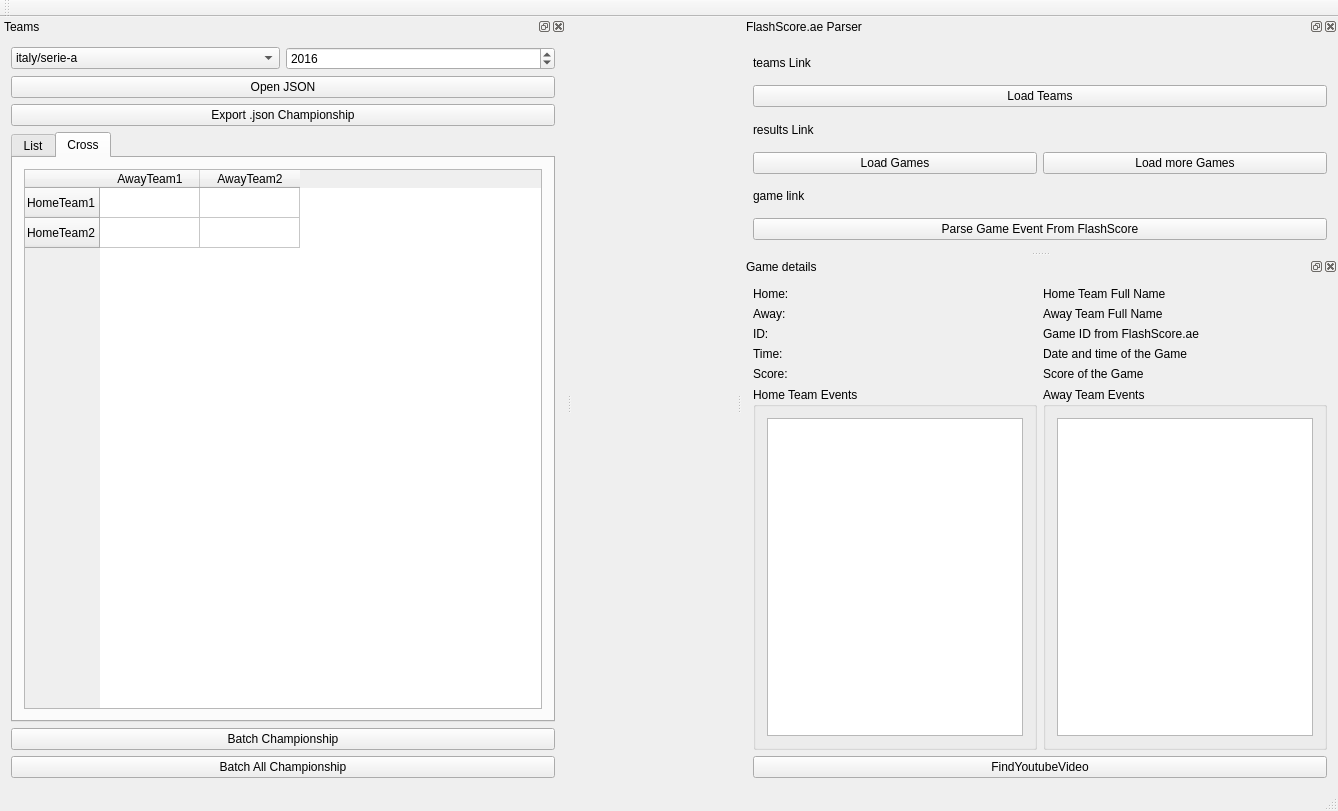
<?xml version="1.0" encoding="UTF-8"?>
<ui version="4.0">
 <class>MainWindow</class>
 <widget class="QMainWindow" name="MainWindow">
  <property name="geometry">
   <rect>
    <x>0</x>
    <y>0</y>
    <width>1338</width>
    <height>811</height>
   </rect>
  </property>
  <property name="windowTitle">
   <string>MainWindow</string>
  </property>
  <widget class="QWidget" name="centralWidget">
   <layout class="QGridLayout" name="gridLayout_3"/>
  </widget>
  <widget class="QMenuBar" name="menuBar">
   <property name="geometry">
    <rect>
     <x>0</x>
     <y>0</y>
     <width>1338</width>
     <height>25</height>
    </rect>
   </property>
  </widget>
  <widget class="QToolBar" name="mainToolBar">
   <attribute name="toolBarArea">
    <enum>TopToolBarArea</enum>
   </attribute>
   <attribute name="toolBarBreak">
    <bool>false</bool>
   </attribute>
  </widget>
  <widget class="QStatusBar" name="statusBar"/>
  <widget class="QDockWidget" name="dockWidget_Teams">
   <property name="enabled">
    <bool>true</bool>
   </property>
   <property name="windowTitle">
    <string>Teams</string>
   </property>
   <attribute name="dockWidgetArea">
    <number>1</number>
   </attribute>
   <widget class="QWidget" name="dockWidgetContents">
    <layout class="QGridLayout" name="gridLayout">
     <item row="5" column="1">
      <widget class="QPushButton" name="pushButton_BatchChampionship">
       <property name="text">
        <string>Batch Championship</string>
       </property>
      </widget>
     </item>
     <item row="2" column="1">
      <widget class="QPushButton" name="pushButton_OpenJSON">
       <property name="text">
        <string>Open JSON</string>
       </property>
      </widget>
     </item>
     <item row="4" column="1">
      <widget class="QTabWidget" name="tabWidget">
       <property name="enabled">
        <bool>true</bool>
       </property>
       <property name="currentIndex">
        <number>1</number>
       </property>
       <widget class="QWidget" name="tab">
        <attribute name="title">
         <string>List</string>
        </attribute>
        <layout class="QGridLayout" name="gridLayout_4">
         <item row="0" column="0">
          <widget class="QLabel" name="label">
           <property name="text">
            <string>Home</string>
           </property>
          </widget>
         </item>
         <item row="0" column="1">
          <widget class="QLabel" name="label_2">
           <property name="text">
            <string>Away</string>
           </property>
          </widget>
         </item>
         <item row="1" column="0">
          <widget class="QListWidget" name="listWidget_HomeTeams"/>
         </item>
         <item row="1" column="1">
          <widget class="QListWidget" name="listWidget_AwayTeams"/>
         </item>
        </layout>
       </widget>
       <widget class="QWidget" name="tab_2">
        <property name="enabled">
         <bool>true</bool>
        </property>
        <attribute name="title">
         <string>Cross</string>
        </attribute>
        <layout class="QGridLayout" name="gridLayout_5">
         <item row="0" column="0">
          <widget class="QTableWidget" name="tableWidget_Season">
           <row>
            <property name="text">
             <string>HomeTeam1</string>
            </property>
           </row>
           <row>
            <property name="text">
             <string>HomeTeam2</string>
            </property>
           </row>
           <column>
            <property name="text">
             <string>AwayTeam1</string>
            </property>
           </column>
           <column>
            <property name="text">
             <string>AwayTeam2</string>
            </property>
           </column>
          </widget>
         </item>
        </layout>
       </widget>
      </widget>
     </item>
     <item row="3" column="1">
      <widget class="QPushButton" name="pushButton_ExportJSON">
       <property name="text">
        <string>Export .json Championship</string>
       </property>
      </widget>
     </item>
     <item row="1" column="1">
      <layout class="QHBoxLayout" name="horizontalLayout">
       <item>
        <widget class="QComboBox" name="comboBox_league">
         <item>
          <property name="text">
           <string>italy/serie-a</string>
          </property>
         </item>
         <item>
          <property name="text">
           <string>germany/bundesliga</string>
          </property>
         </item>
         <item>
          <property name="text">
           <string>spain/laliga</string>
          </property>
         </item>
         <item>
          <property name="text">
           <string>england/epl</string>
          </property>
         </item>
         <item>
          <property name="text">
           <string>france/ligue-1</string>
          </property>
         </item>
        </widget>
       </item>
       <item>
        <widget class="QSpinBox" name="spinBox_year">
         <property name="minimum">
          <number>2000</number>
         </property>
         <property name="maximum">
          <number>2020</number>
         </property>
         <property name="value">
          <number>2016</number>
         </property>
        </widget>
       </item>
      </layout>
     </item>
     <item row="6" column="1">
      <widget class="QPushButton" name="pushButton_BatchAllChampionship">
       <property name="text">
        <string>Batch All Championship</string>
       </property>
      </widget>
     </item>
    </layout>
   </widget>
  </widget>
  <widget class="QDockWidget" name="dockWidget_2">
   <property name="maximumSize">
    <size>
     <width>600</width>
     <height>524287</height>
    </size>
   </property>
   <property name="windowTitle">
    <string>FlashScore.ae Parser</string>
   </property>
   <attribute name="dockWidgetArea">
    <number>2</number>
   </attribute>
   <widget class="QWidget" name="dockWidgetContents_3">
    <layout class="QGridLayout" name="gridLayout_8">
     <item row="3" column="1">
      <widget class="QPushButton" name="pushButton_LoadMore">
       <property name="text">
        <string>Load more Games</string>
       </property>
      </widget>
     </item>
     <item row="1" column="0" colspan="2">
      <widget class="QPushButton" name="pushButton_LoadTeams">
       <property name="text">
        <string>Load Teams</string>
       </property>
      </widget>
     </item>
     <item row="2" column="0" colspan="2">
      <widget class="QLabel" name="label_linkResults">
       <property name="text">
        <string>results Link</string>
       </property>
      </widget>
     </item>
     <item row="3" column="0">
      <widget class="QPushButton" name="pushButton_LoadGames">
       <property name="text">
        <string>Load Games</string>
       </property>
      </widget>
     </item>
     <item row="0" column="0" colspan="2">
      <widget class="QLabel" name="label_linkTeams">
       <property name="text">
        <string>teams Link</string>
       </property>
      </widget>
     </item>
     <item row="4" column="0" colspan="2">
      <widget class="QLabel" name="label_linkGame">
       <property name="text">
        <string>game link</string>
       </property>
      </widget>
     </item>
     <item row="5" column="0" colspan="2">
      <widget class="QPushButton" name="pushButton_GetGameDetails">
       <property name="text">
        <string>Parse Game Event From FlashScore</string>
       </property>
      </widget>
     </item>
    </layout>
   </widget>
  </widget>
  <widget class="QDockWidget" name="dockWidget_3">
   <property name="windowTitle">
    <string>Game details</string>
   </property>
   <attribute name="dockWidgetArea">
    <number>2</number>
   </attribute>
   <widget class="QWidget" name="dockWidgetContents_4">
    <layout class="QGridLayout" name="gridLayout_9">
     <item row="3" column="0">
      <widget class="QLabel" name="label_3">
       <property name="text">
        <string>Time:</string>
       </property>
      </widget>
     </item>
     <item row="1" column="0">
      <widget class="QLabel" name="label_6">
       <property name="text">
        <string>Away:</string>
       </property>
      </widget>
     </item>
     <item row="5" column="1">
      <widget class="QGroupBox" name="groupBox_2">
       <property name="title">
        <string>Away Team Events</string>
       </property>
       <layout class="QGridLayout" name="gridLayout_7">
        <item row="0" column="0">
         <widget class="QListWidget" name="listWidget_eventAway"/>
        </item>
       </layout>
      </widget>
     </item>
     <item row="5" column="0">
      <widget class="QGroupBox" name="groupBox">
       <property name="title">
        <string>Home Team Events</string>
       </property>
       <layout class="QGridLayout" name="gridLayout_6">
        <item row="0" column="0">
         <widget class="QListWidget" name="listWidget_eventHome"/>
        </item>
       </layout>
      </widget>
     </item>
     <item row="4" column="1">
      <widget class="QLabel" name="label_Score">
       <property name="text">
        <string>Score of the Game</string>
       </property>
      </widget>
     </item>
     <item row="0" column="1">
      <widget class="QLabel" name="label_HomeTeam">
       <property name="text">
        <string>Home Team Full Name</string>
       </property>
      </widget>
     </item>
     <item row="4" column="0">
      <widget class="QLabel" name="label_5">
       <property name="text">
        <string>Score:</string>
       </property>
      </widget>
     </item>
     <item row="2" column="1">
      <widget class="QLabel" name="label_ID">
       <property name="text">
        <string>Game ID from FlashScore.ae</string>
       </property>
      </widget>
     </item>
     <item row="1" column="1">
      <widget class="QLabel" name="label_AwayTeam">
       <property name="text">
        <string>Away Team Full Name</string>
       </property>
       <property name="openExternalLinks">
        <bool>true</bool>
       </property>
      </widget>
     </item>
     <item row="2" column="0">
      <widget class="QLabel" name="label_4">
       <property name="text">
        <string>ID:</string>
       </property>
      </widget>
     </item>
     <item row="3" column="1">
      <widget class="QLabel" name="label_Time">
       <property name="text">
        <string>Date and time of the Game</string>
       </property>
      </widget>
     </item>
     <item row="0" column="0">
      <widget class="QLabel" name="label_7">
       <property name="text">
        <string>Home:</string>
       </property>
      </widget>
     </item>
     <item row="6" column="0" colspan="2">
      <widget class="QPushButton" name="pushButton_FindYoutubeVideo">
       <property name="text">
        <string>FindYoutubeVideo</string>
       </property>
      </widget>
     </item>
    </layout>
   </widget>
  </widget>
 </widget>
 <layoutdefault spacing="6" margin="11"/>
 <resources/>
 <connections/>
</ui>
